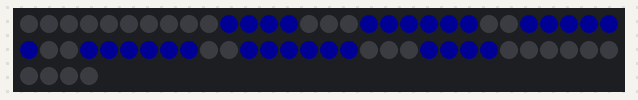
Recording of a sketch running on a simulated Arduino Uno, built with avr-gcc and run on an emulated ATmega328P. Shown: 64 RGB LEDs in strip order, left to right, continuing on the next row. Dim RGB values are drawn brighter than linear.

Above: at 0.1 s.
At 1.1 s:
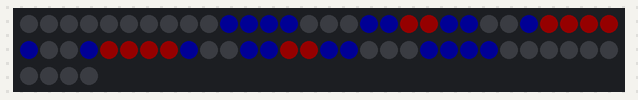

Measured:
- what the display in image 1 shows lasts 0.5 s, from 1.0 s to 1.5 s

The sketch:

NeoMap.ino
```cpp
#include <Adafruit_NeoPixel.h>
#include "frames.h"
Adafruit_NeoPixel strip(64, 6);

int colors[4][3]{
  {255,0,255},
  {0,0,255},
  {255,0,0},
  {0,255,0}
};

int whichFrame = 0;

void setup() {
  strip.begin();
  strip.clear();

  strip.setBrightness(20);
}

void loop() {

  for(int i = 0; i < strip.numPixels(); i++){
   int pixAddress = pixelMap[i];
   int whichColor = animation[whichFrame][i];
   int red = colors[whichColor][0];
   int green = colors[whichColor][1];
   int blue = colors[whichColor][2];

   if(pixAddress != -1){
    strip.setPixelColor(pixAddress, red,green,blue);
   }
  }
  strip.show();
  delay(500);
   whichFrame = (whichFrame +1) %4;
}
```

Source omitted: frames.h (data table, 967 bytes)
